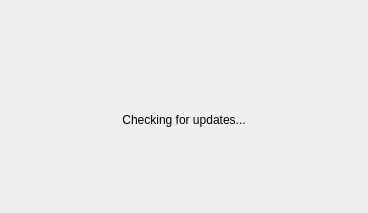
<?xml version="1.0" encoding="UTF-8"?>
<ui version="4.0">
 <class>UpdateWidgetChecking</class>
 <widget class="QWidget" name="UpdateWidgetChecking">
  <property name="geometry">
   <rect>
    <x>0</x>
    <y>0</y>
    <width>368</width>
    <height>213</height>
   </rect>
  </property>
  <property name="windowTitle">
   <string>Check for updates</string>
  </property>
  <layout class="QVBoxLayout" name="verticalLayout">
   <item>
    <spacer name="verticalSpacer">
     <property name="orientation">
      <enum>Qt::Vertical</enum>
     </property>
     <property name="sizeHint" stdset="0">
      <size>
       <width>20</width>
       <height>40</height>
      </size>
     </property>
    </spacer>
   </item>
   <item>
    <layout class="QHBoxLayout" name="horizontalLayout_2">
     <item>
      <spacer name="horizontalSpacer_4">
       <property name="orientation">
        <enum>Qt::Horizontal</enum>
       </property>
       <property name="sizeHint" stdset="0">
        <size>
         <width>40</width>
         <height>20</height>
        </size>
       </property>
      </spacer>
     </item>
     <item>
      <widget class="Utopia::Spinner" name="spinner"/>
     </item>
     <item>
      <spacer name="horizontalSpacer_3">
       <property name="orientation">
        <enum>Qt::Horizontal</enum>
       </property>
       <property name="sizeHint" stdset="0">
        <size>
         <width>40</width>
         <height>20</height>
        </size>
       </property>
      </spacer>
     </item>
    </layout>
   </item>
   <item>
    <widget class="QLabel" name="label">
     <property name="text">
      <string>Checking for updates...</string>
     </property>
     <property name="alignment">
      <set>Qt::AlignCenter</set>
     </property>
    </widget>
   </item>
   <item>
    <spacer name="verticalSpacer_2">
     <property name="orientation">
      <enum>Qt::Vertical</enum>
     </property>
     <property name="sizeHint" stdset="0">
      <size>
       <width>20</width>
       <height>40</height>
      </size>
     </property>
    </spacer>
   </item>
  </layout>
 </widget>
 <customwidgets>
  <customwidget>
   <class>Utopia::Spinner</class>
   <extends>QLabel</extends>
   <header>utopia2/qt/spinner.h</header>
  </customwidget>
 </customwidgets>
 <resources/>
 <connections/>
</ui>
